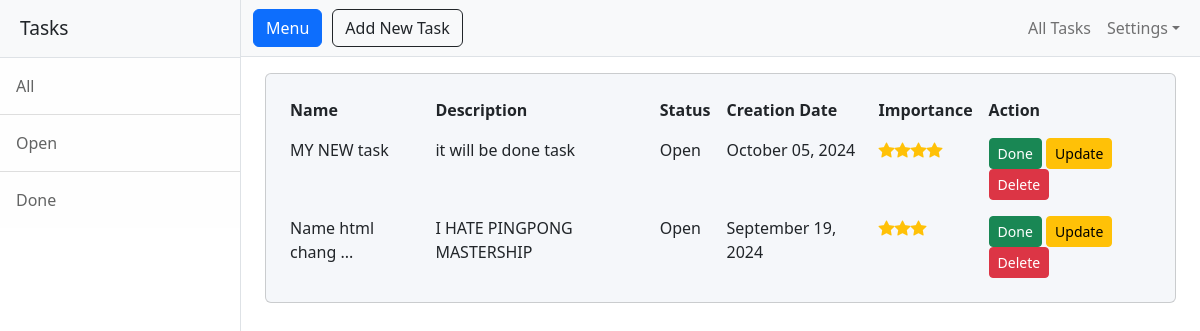
The app's page /all-pending-tasks, older data.
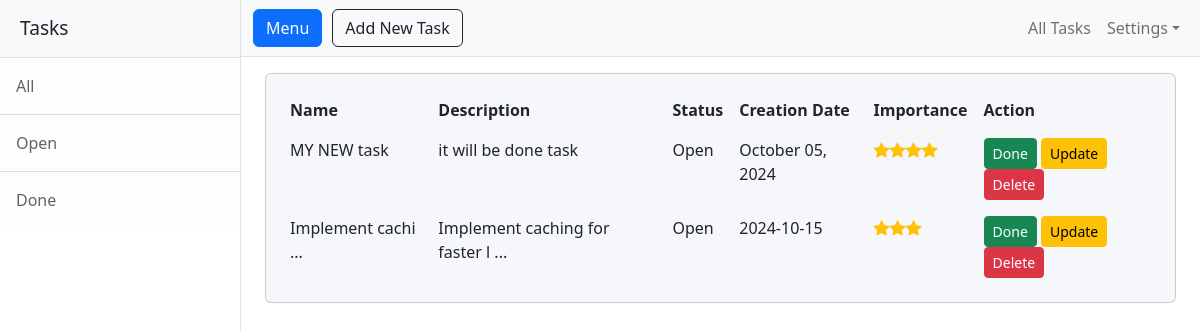
The same page, newer data.
### models.py (models this page shows)
class Task(db.Model):
    __tablename = "tasks"
    id: Mapped[int] = mapped_column(Integer, primary_key=True)
    name: Mapped[str] = mapped_column(String(250), unique=True, nullable=False)
    importance: Mapped[int] = mapped_column(Integer, nullable=False)
    description: Mapped[str] = mapped_column(String(250), nullable=True)
    status: Mapped[str] = mapped_column(String(250), nullable=False)
    date: Mapped[str] = mapped_column(String(250), nullable=False)

### views.py (the view)
@views.route('/all-pending-tasks')
def get_all_pending_tasks():
    result = db.session.execute(
        db.select(Task).order_by(Task.importance.desc())
    )
    tasks = result.scalars().all()
    return render_template("all-pending-tasks.html", all_tasks=tasks)

### templates/all-pending-tasks.html (shortened to what this page needs)
{% include "header.html" %}
<div>
    <div>
        <div class="container-fluid mt-3">
            <div class="mask d-flex align-items-center h-100">
                <div class="container d-flex justify-content-center">
                    <div class="card shadow-2-strong w-100" style="background-color: #f5f7fa;">
                        <div class="card-body">
                            <div class="table-responsive">
                                <table class="table table-borderless mb-0">
                                    <thead>
                                    <tr>
                                        <th scope="col">Name</th>
                                        <th scope="col">Description</th>
                                        <th scope="col">Status</th>
                                        <th scope="col">Creation Date</th>
                                        <th scope="col">Importance</th>
                                        <th scope="col">Action</th>
                                    </tr>
                                    </thead>
                                    <tbody>
                                    {% for task in all_tasks %}
                                        {% if task.status == "Open" %}
                                            <tr>
                                                <td>
                                                <span title="{{ task.name }}">
                                                    {{ task.name[:15] }}{% if task.name|length > 15 %}
                                                        ...{% endif %}
                                                </span>
                                                </td>
                                                <td>
                                                  <span title="{{ task.description }}">
                                                    {{ task.description[:30] }}{% if task.description|length > 30 %}
                                                        ...{% endif %}
                                                  </span>
                                                </td>
                                                <td>{{ task.status }}</td>
                                                <td>{{ task.date }}</td>
                                                <td>
                                                    <div class="star-rating-list">
                                                        {% for _ in range(task.importance) %}
                                                            <i class="bi bi-star-fill"></i>
                                                        {% endfor %}
                                                    </div>
                                                </td>
                                                <td>
                                                    <a class="class= btn btn-sm btn-success"
                                                       href="{{ url_for('views.update_tasks_done', task_id=task.id) }}">Done</a>
                                                    <a class="class= btn btn-sm btn-warning"
                                                       href="{{ url_for('views.update_tasks', task_id=task.id) }}">Update</a>
                                                    <a class="class= btn btn-sm btn-danger"
                                                       href="{{ url_for('views.delete_task', task_id=task.id) }}">Delete</a>
                                                </td>
                                            </tr>
                                        {% endif %}
                                    {% endfor %}
                                    </tbody>
                                </table>
                            </div>
                        </div>
                    </div>
                </div>
            </div>
        </div>
    </div>
</div>
{% include "footer.html" %}

Row changes from the older to the newer data that the page shows:
no longer on this page (row edited): Task: name "Name html chang", description "I HATE PINGPONG MASTERSHIP", status "Open", date "September 19, 2024", importance 3 (drawn)
added Task: name "Implement cachi", description "Implement caching for faster l", status "Open", date "2024-10-15", importance 3 (drawn)
